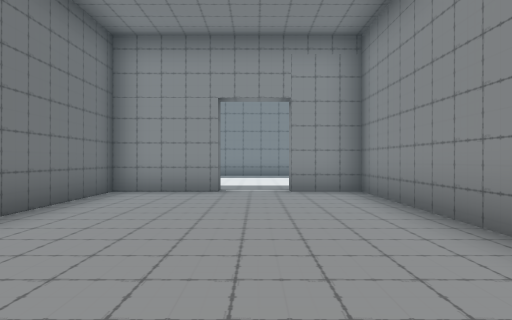
[1] (above)

21 first-person views from a walk through a 3-D level made in the Unity game engine. The camera is 1.3 m above the floor, looks level and sees 70° across. The floor is counted in squares, 2 m on a side. Each view is taken from the middle of a square. On the plan, view 1 faces up. The plan holds only what a view shows up to about 11 squares ahead; the rest is blank. The place goes on beyond the plan. Some animated figures are left out.

[2]
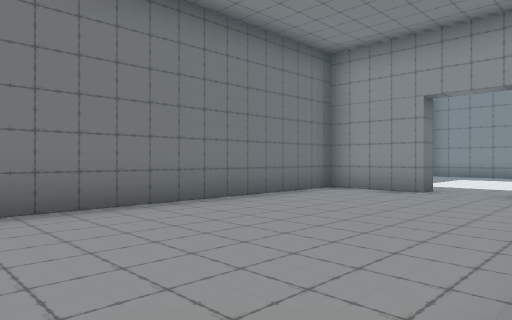

[3]
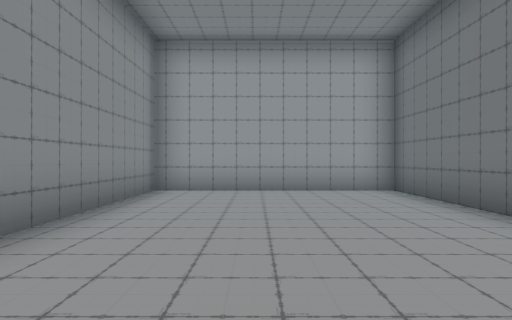

[4]
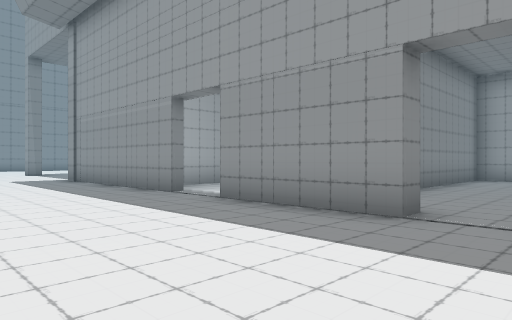

[5]
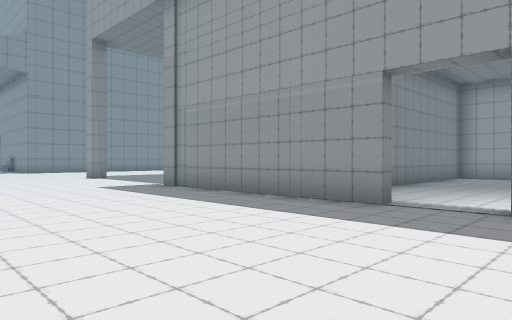

[6]
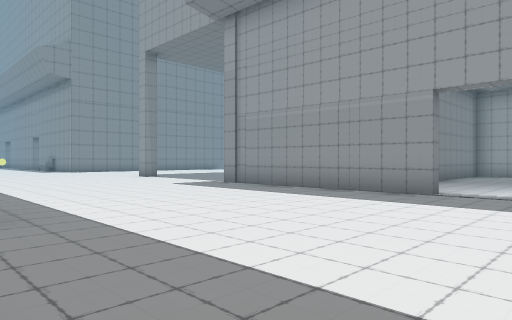

[7]
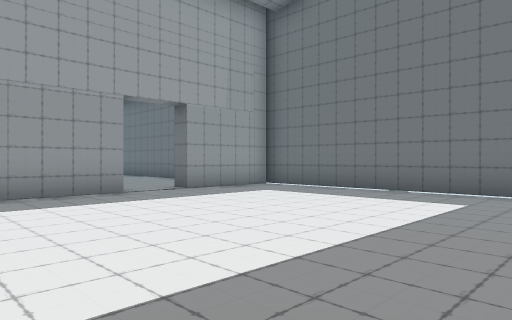

[8]
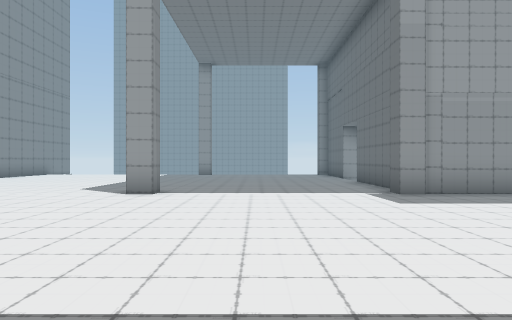

[9]
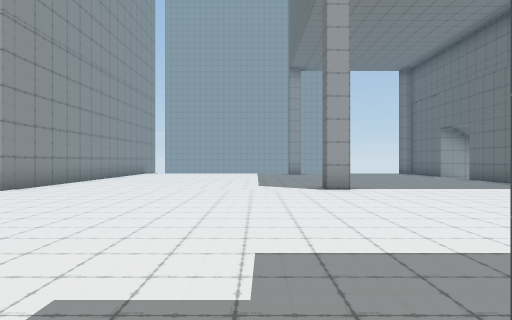

[10]
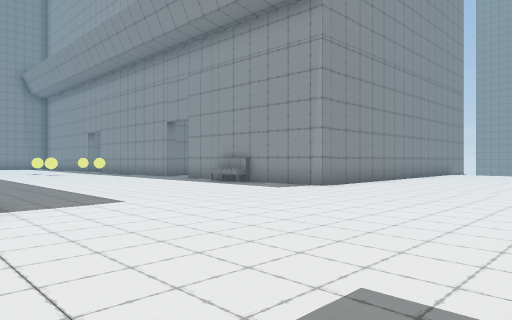

[11]
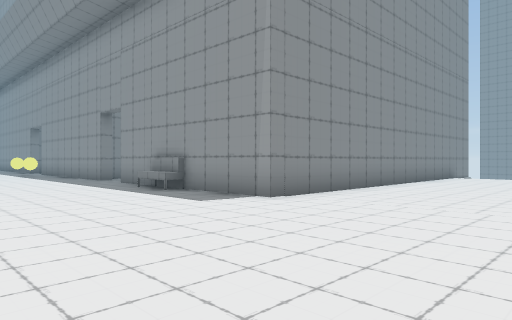

[12]
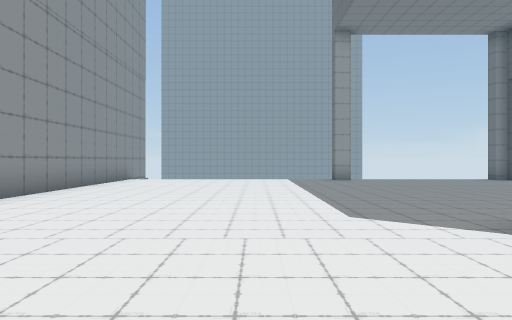

[13]
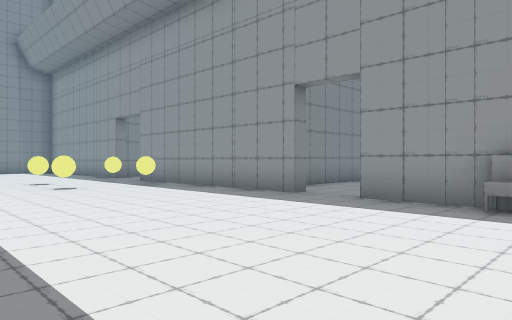

[14]
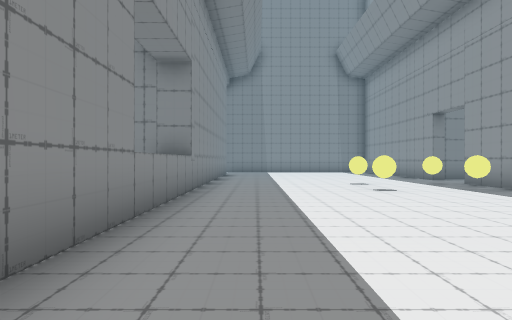

[15]
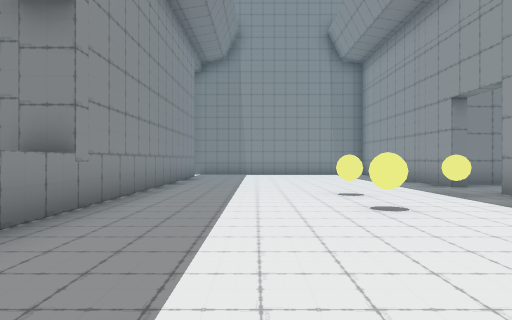

[16]
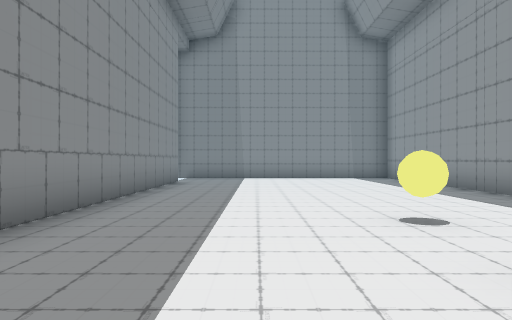

[17]
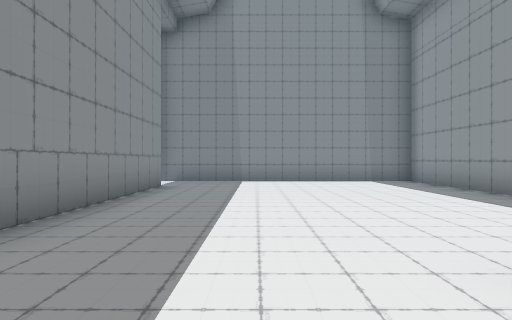

[18]
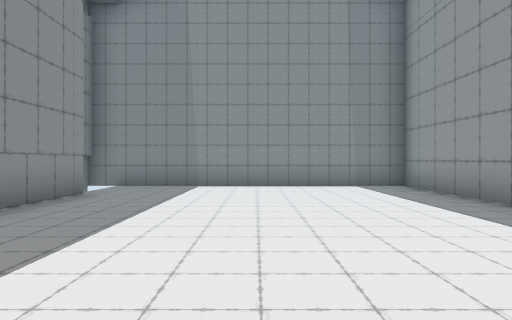

[19]
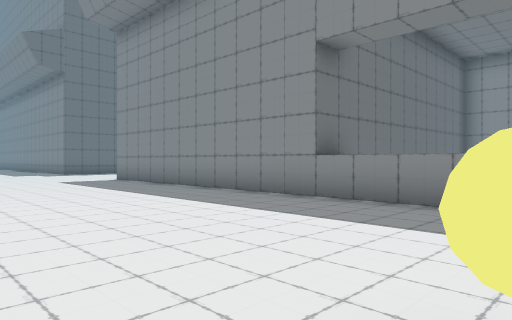

[20]
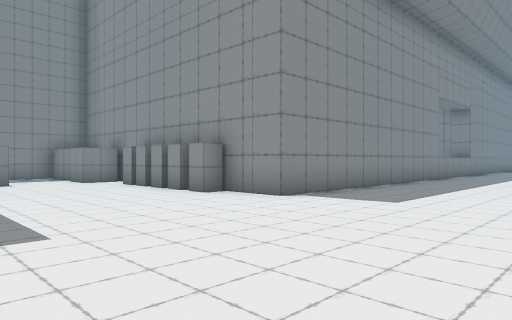

[21]
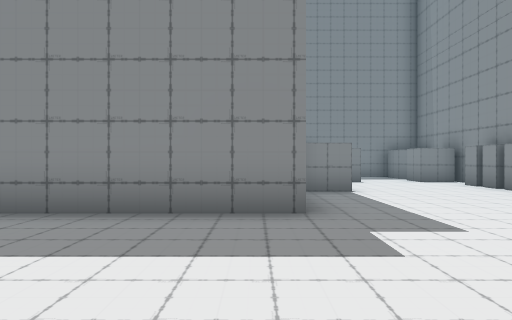

### Floor plan
Points are (right, up) in squares from view 1. A wall is a line through its corners. A room is listed if a view was taken in it or the views show most of it. See-through windows are left out.
Room 1 (views 1, 2, 3)
walls: (-0.8, 8) (-0.8, 7.5) (-2.9, 7.5) (-2.9, -0.8) (2.2, -0.8) (2.2, 7.5) (0.7, 7.5) (0.7, 8)
ways out: opening at (0, 8) to room 2
Room 2 (views 4, 5, 6, 7, 8, 9, 10, 11, 12, 13, 14, 15, 16, 17, 18, 19, 20, 21)
walls: (15.9, 7.6) (15.9, 8) (16.5, 8) (16.5, 7.6); (17.6, 15.4) (13.9, 15.4); (22.4, 17.8) (22.4, 18.2); (19, 18.5) (18, 18.5); (22.4, 18.5) (22.4, 20.5); (10.9, 6.6) (10.9, 4); (23.3, 0) (23.3, 8.3) (29.2, 8.3); (30.6, 8.3) (37, 8.3); (22.9, 21.7) (21.8, 21.7) (21.8, 22.8); (5.4, 8) (11.3, 8) (11.3, 7.5); (6.9, 1.4) (6.9, 6.8); (34.8, 15.4) (34.8, 16.6); (31.1, 21.5) (31.1, 15.4); (38.7, 8.3) (46, 8.3) (46, 16.1); (0.7, 8) (4, 8); (-3.5, 13.8) (-3.5, 8) (-0.8, 8); (44.2, 15.4) (23, 15.4) (23, 16.9) (22.4, 16.9) (22.4, 17.5)
ways out: opening at (0, 8) to room 1; opening at (21, 22); opening at (30, 8); opening at (38, 8)
objects: bench (27, 9)

Where each view was taken, in squares from view 1:
view 1: 0 up, 0 right, facing up
view 2: 0 up, 2 right, facing up-left
view 3: 7 up, 0 right, facing down
view 4: 12 up, 1 left, facing down-right
view 5: 13 up, 3 right, facing down-right
view 6: 15 up, 3 right, facing down-right
view 7: 15 up, 4 right, facing down-left
view 8: 15 up, 14 right, facing down
view 9: 16 up, 18 right, facing down
view 10: 16 up, 18 right, facing down-right
view 11: 13 up, 19 right, facing down-right
view 12: 11 up, 19 right, facing down
view 13: 14 up, 26 right, facing down-right
view 14: 14 up, 27 right, facing right
view 15: 13 up, 30 right, facing right
view 16: 13 up, 33 right, facing right
view 17: 13 up, 35 right, facing right
view 18: 12 up, 37 right, facing right
view 19: 10 up, 35 right, facing up-left
view 20: 11 up, 18 right, facing up-right
view 21: 11 up, 17 right, facing up
